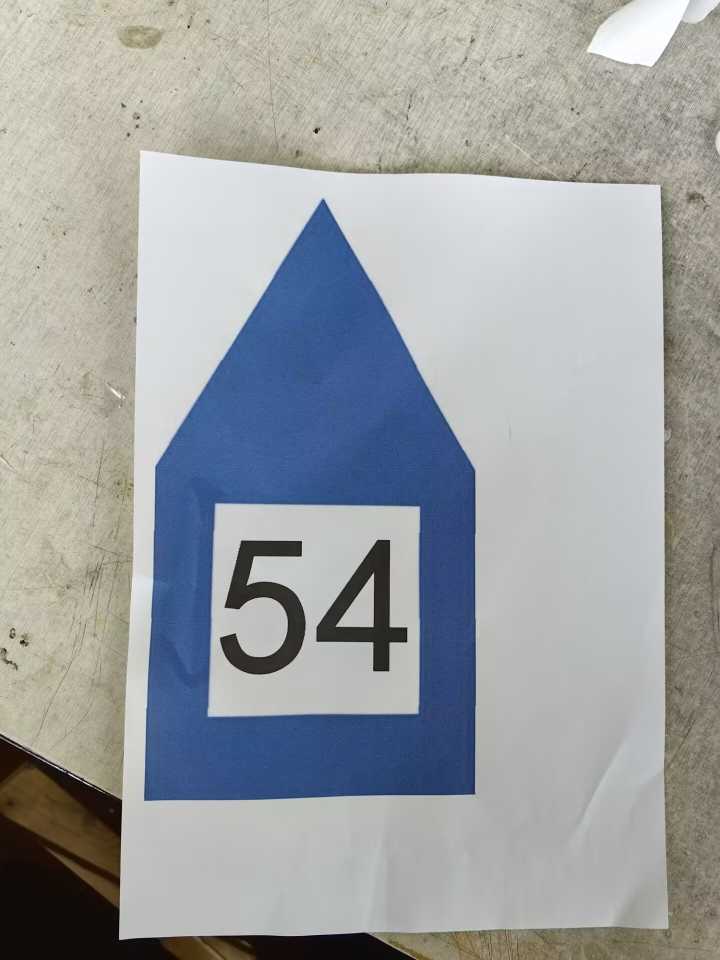
#> input picture pic1.jpg, 1440 x 1920 px, given in place of task4_level1.mov, which was not available (shown at 1/2 size)
$ python task3_video.py
#> lines starting #> are read from the running program, lines starting #| are printed output that depends on the picture; after the words box and inside, x2 and y2 are one past the last pixel; in counts of white or black regions, pixels touching at a corner belong together; pictures that were not available may be replaced by others from this repository, and a replacement may not be noted
import numpy as np
import cv2
import math

def distance(a,b):
    return ((a[0] - b[0])**2 + (a[1] - b[1])**2)**0.5

cap = cv2.VideoCapture('task4_level1.mov')

while True:
    ret, frame = cap.read()
#> frame is the input picture: shape (1920, 1440, 3); mean B, G, R 162.1, 160.4, 156.8
    (h, w) = frame.shape[:2]
    frame = cv2.resize(frame, (w//2, h//2))
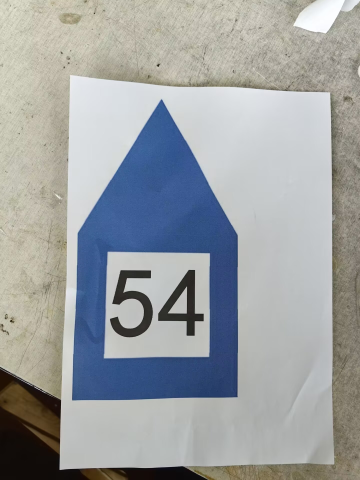
#> frame: shape (960, 720, 3) (shown at 1/2 size); mean B, G, R 162.2, 160.4, 156.9
    hsv = cv2.cvtColor(frame, cv2.COLOR_BGR2HSV)
#> hsv: shape (960, 720, 3); mean H, S, V 61.5, 44.2, 171.2

    lower_blue = np.array([100,40,40])
    upper_blue = np.array([130,255,255])
    mask = cv2.inRange(hsv, lower_blue, upper_blue)
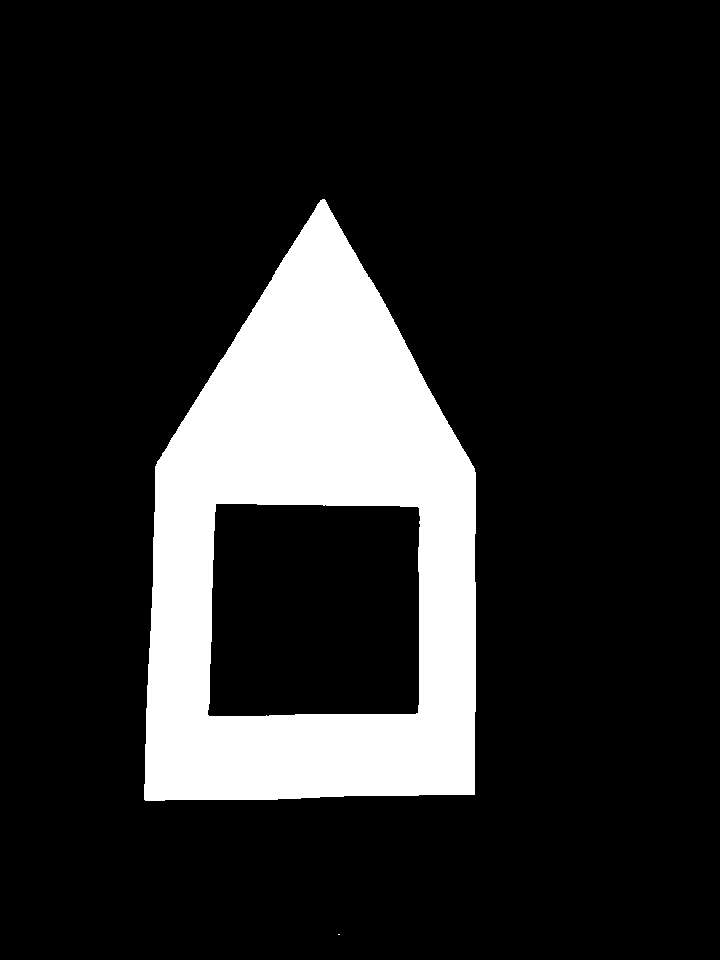
#> mask: shape (960, 720); 15.6% white; 2 white regions (1 under 20 px)
    mask = cv2.GaussianBlur(mask, (5,5), 0)
    mask = cv2.morphologyEx(mask, cv2.MORPH_CLOSE, np.ones((5,5),np.uint8))

    contours,hierarchy = cv2.findContours(mask, cv2.RETR_EXTERNAL, cv2.CHAIN_APPROX_SIMPLE)
#> contours = 2 contours; box (x1, y1, x2, y2) and area: (142, 197, 478, 803) 154092, (336, 932, 342, 937) 20
    s = [cv2.contourArea(x) for x in contours]
#> s = [20, 154091.5]
    contour = contours[s.index(max(s))]
#> contour = contour of 469 points, box (x1, y1, x2, y2) (142, 197, 478, 803), area 154092

    approx = cv2.approxPolyDP(contour,0.01*cv2.arcLength(contour,True),closed=True)
#> approx = [[326, 197], [153, 464], [143, 802], [476, 796], [476, 466]]
    if len(approx) >= 5 :
        center,(Ma,ma),e_angle = cv2.fitEllipse(approx)
#> center = (311.5, 647.8); Ma = 353.3; ma = 902.6; e_angle = 1.06
    else:
        center,(Ma,ma),e_angle = cv2.fitEllipse(contour)
    center = tuple(map(int,center))
#> center = (311, 647)

    app_tuple = [tuple(x[0]) for x in approx]
#> app_tuple = [(326, 197), (153, 464), (143, 802), (476, 796), (476, 466)]
    dis_list = [distance(x,center) for x in app_tuple]
#> dis_list = [450.2, 241.8, 228.6, 222.3, 244.9]

    dis_max = max(dis_list)
#> dis_max = 450.2
    top = app_tuple[dis_list.index(dis_max)]
#> top = (326, 197)
    cv2.circle(frame, center, 5, (255, 255, 255), -1)
#> frame: shape (960, 720, 3); 0.01% of pixels changed, all inside (x1, y1, x2, y2) = (306, 642, 317, 653)
    cv2.circle(frame, top, 5, (255, 255, 255), -1)
#> frame: shape (960, 720, 3); mean B, G, R 162.2, 160.5, 156.9
    cv2.line(frame, center, top, (255, 255, 255), 3)
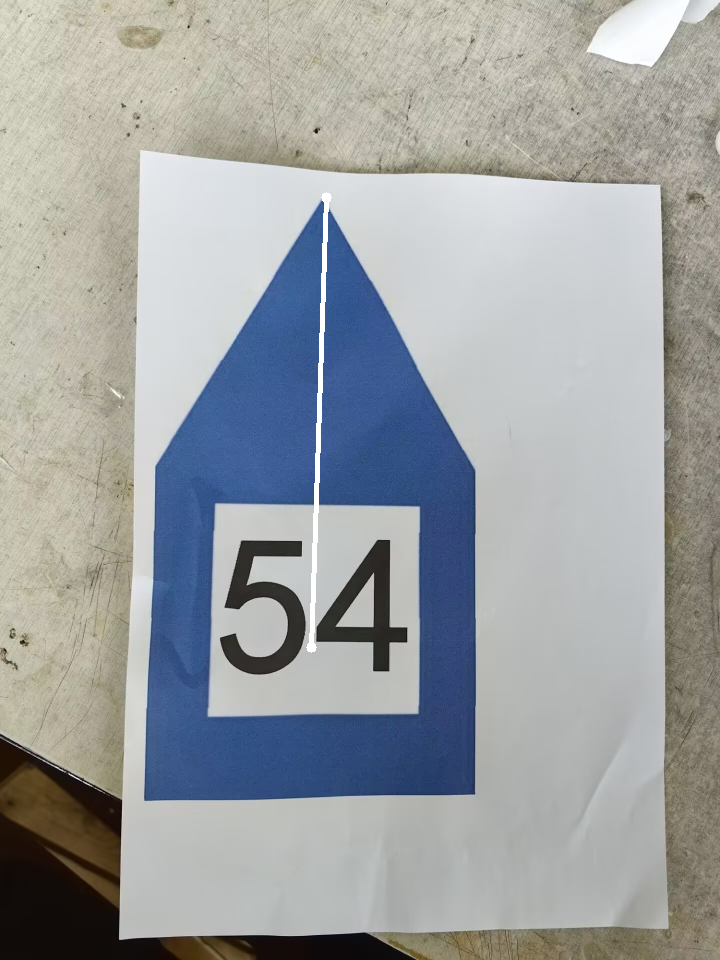
#> frame: shape (960, 720, 3); mean B, G, R 162.5, 160.9, 157.4

    basic_vertix = (center[0] - top[0], center[1] - top[1])
#> basic_vertix = (-15, 450)
    # nomal basic_vertix should be (0,x)
    angle = basic_vertix[1] / ((basic_vertix[0]**2 + basic_vertix[1]**2)**0.5)
#> angle = 0.999
    angle = math.acos(angle)
#> angle = 0.0333
    rotated_vertix = (basic_vertix[0]*math.cos(angle) - basic_vertix[1]*math.sin(angle), basic_vertix[0]*math.sin(angle) + basic_vertix[1]*math.cos(angle))
#> rotated_vertix = (-29.98, 449.3)
    if rotated_vertix[0] > 0.1:
        angle = 2 * math.pi - angle
        angle = angle*180/math.pi

    else:
        angle = angle*180/math.pi
#> angle = 1.91

    (h, w) = frame.shape[:2]
    m = cv2.getRotationMatrix2D((w//2,h//2), angle, 1)
#> m = [[0.999, 0.0333, -15.79], [-0.0333, 0.999, 12.26]]
    result = cv2.warpAffine(frame, m, (w, h))
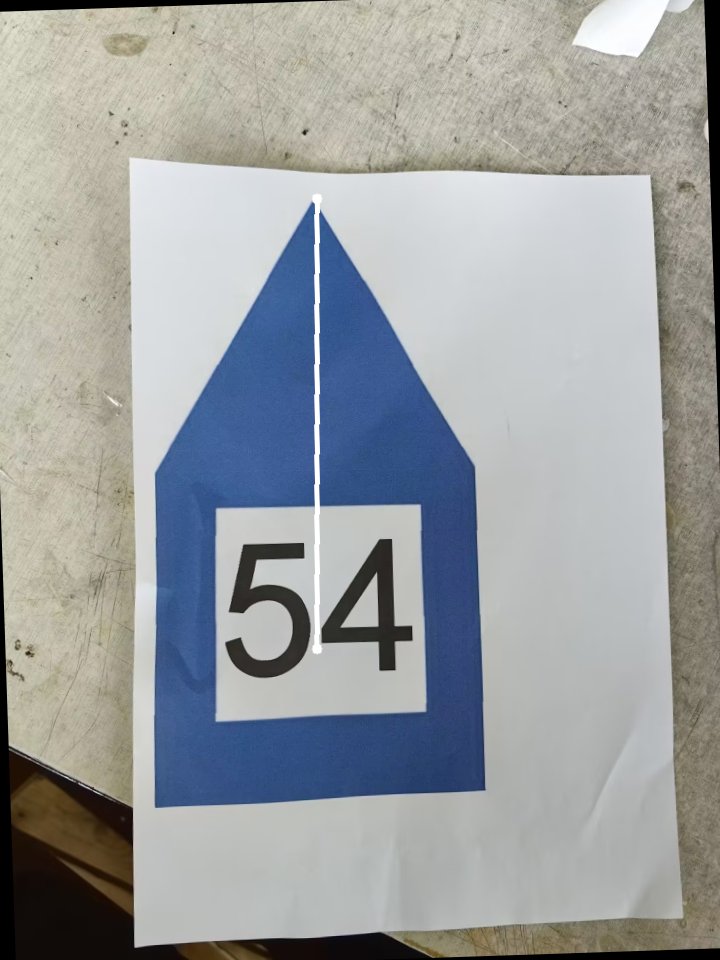
#> result: shape (960, 720, 3); mean B, G, R 160.3, 158.4, 154.9

    cv2.imshow('frame', frame)
    cv2.imshow('result', result)

    if cv2.waitKey(5) & 0xFF == ord('q'):
#> (key q is pressed here)
        break
